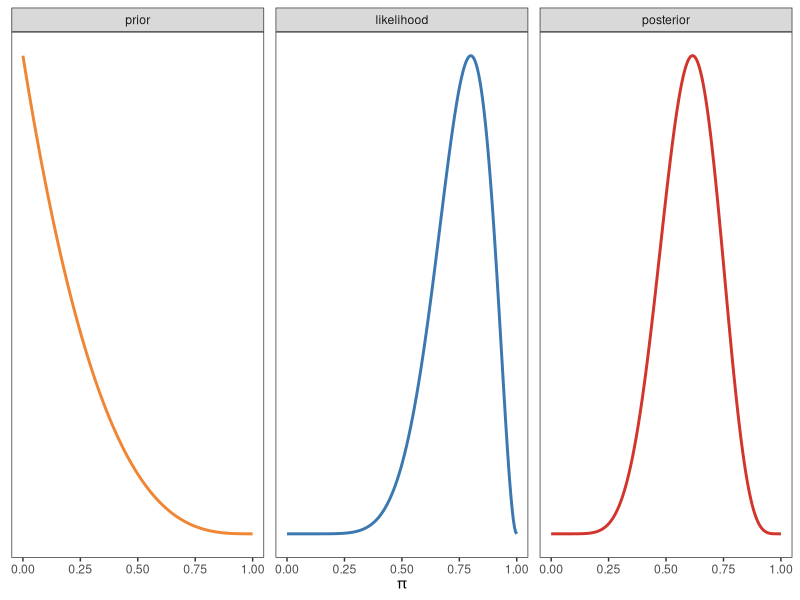
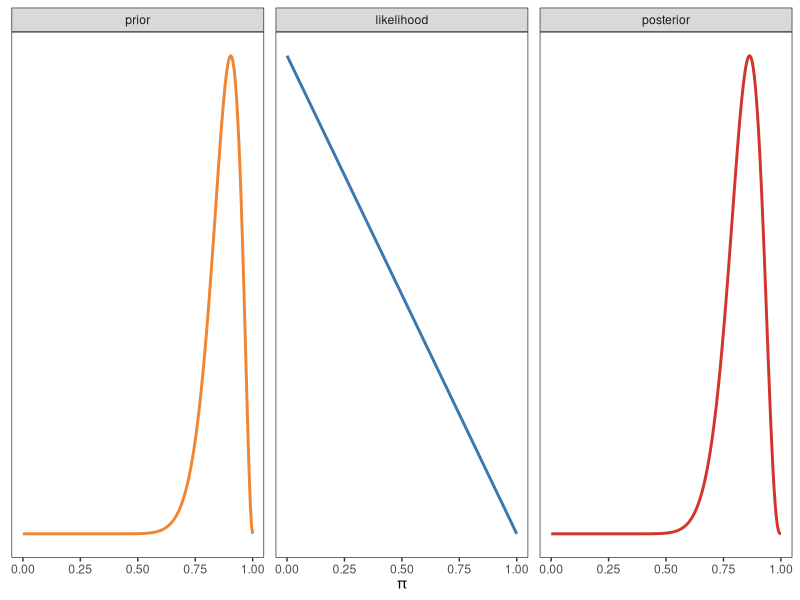
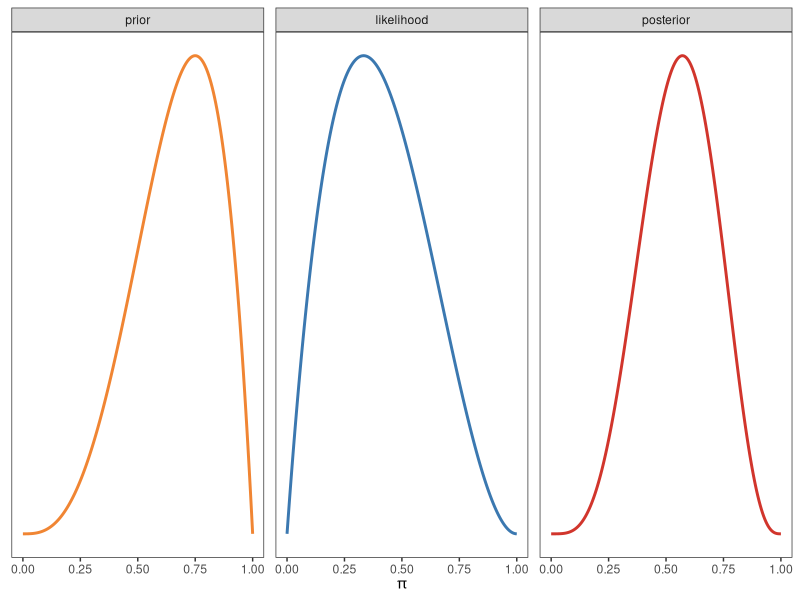
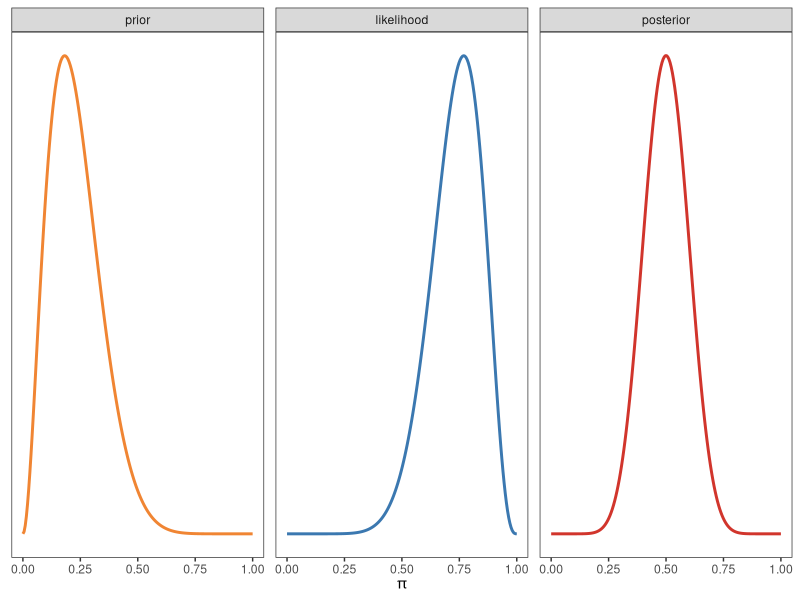
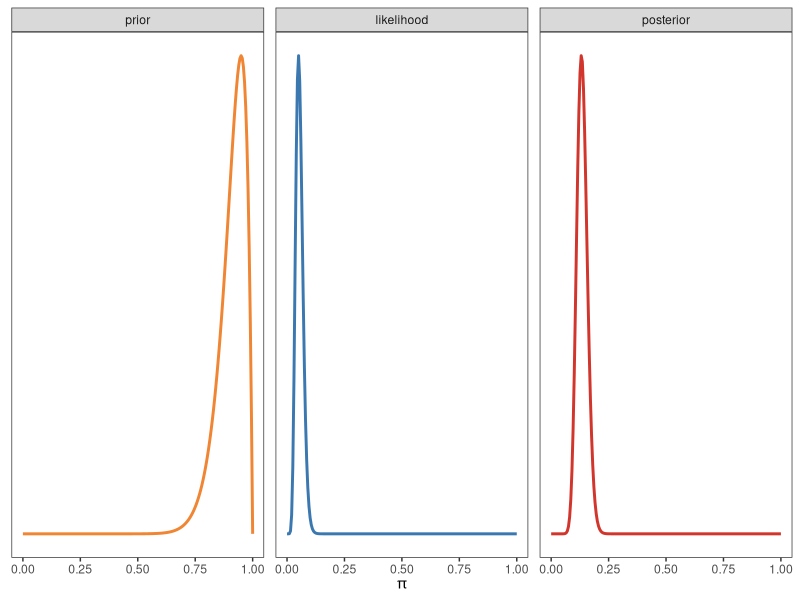

These figures' R source, in order:
## ---- chunk 1
#| fig-width: 7
#| fig-align: center
library(ggplot2)

grid_n <- 200
pi_grid <- seq(0, 1, length.out = grid_n)

generar_datos <- function(pi_grid, pi_prior, pi_likelihood, pi_posterior) {
    grid_n <- length(pi_grid)

    datos <- data.frame(
        x = rep(pi_grid, times = 3),
        y = c(pi_prior, pi_likelihood, pi_posterior),
        grupo = factor(                                                            # <1>
            rep(c("prior", "likelihood", "posterior"), each = grid_n),             # <1>
            levels = c("prior", "likelihood", "posterior"),                        # <1>
            ordered = TRUE                                                         # <1>
        )                                                                          # <1>
    )
    return(datos)
}

generar_grafico <- function(datos) {
    colores <- c("#f08533", "#3b78b0", "#d1352c")

    plt <- ggplot(datos) +
        geom_line(aes(x = x, y = y, color = grupo), linewidth = 1) +
        scale_color_manual(values = colores) +
        labs(x = expression(pi), y = NULL) +
        facet_wrap(~ grupo, scales = "free_y") +
        theme_bw() +
        theme(
            panel.grid.major = element_blank(),
            panel.grid.minor = element_blank(),
            axis.ticks.y = element_blank(),
            axis.text.y = element_blank(),
            legend.position = "none"
        )
    return(plt)
}
## ---- chunk 2
#| fig-height: 3.75
#| fig-width: 10
#| fig-dpi: 300
a_prior <- 1
b_prior <- 4
y <- 8
N <- 10

pi_prior <- dbeta(pi_grid, a_prior, b_prior)
pi_likelihood <- dbinom(y, N, pi_grid)
pi_posterior <- dbeta(pi_grid, a_prior + y, b_prior + N - y)

datos <- generar_datos(pi_grid, pi_prior, pi_likelihood, pi_posterior)
generar_grafico(datos)
## ---- chunk 3
#| fig-height: 3.75
#| fig-width: 10
#| fig-dpi: 300
a_prior <- 20
b_prior <- 3
y <- 0
N <- 1

pi_prior <- dbeta(pi_grid, a_prior, b_prior)
pi_likelihood <- dbinom(y, N, pi_grid)
pi_posterior <- dbeta(pi_grid, a_prior + y, b_prior + N - y)

datos <- generar_datos(pi_grid, pi_prior, pi_likelihood, pi_posterior)
generar_grafico(datos)
## ---- chunk 4
#| fig-height: 3.75
#| fig-width: 10
#| fig-dpi: 300
a_prior <- 4
b_prior <- 2
y <- 1
N <- 3

pi_prior <- dbeta(pi_grid, a_prior, b_prior)
pi_likelihood <- dbinom(y, N, pi_grid)
pi_posterior <- dbeta(pi_grid, a_prior + y, b_prior + N - y)

datos <- generar_datos(pi_grid, pi_prior, pi_likelihood, pi_posterior)
generar_grafico(datos)
## ---- chunk 5
#| fig-height: 3.75
#| fig-width: 10
#| fig-dpi: 300
a_prior <- 3
b_prior <- 10
y <- 10
N <- 13

pi_prior <- dbeta(pi_grid, a_prior, b_prior)
pi_likelihood <- dbinom(y, N, pi_grid)
pi_posterior <- dbeta(pi_grid, a_prior + y, b_prior + N - y)

datos <- generar_datos(pi_grid, pi_prior, pi_likelihood, pi_posterior)
generar_grafico(datos)
## ---- chunk 6
#| fig-height: 3.75
#| fig-width: 10
#| fig-dpi: 300
a_prior <- 20
b_prior <- 2
y <- 10
N <- 200

pi_prior <- dbeta(pi_grid, a_prior, b_prior)
pi_likelihood <- dbinom(y, N, pi_grid)
pi_posterior <- dbeta(pi_grid, a_prior + y, b_prior + N - y)

datos <- generar_datos(pi_grid, pi_prior, pi_likelihood, pi_posterior)
generar_grafico(datos)
